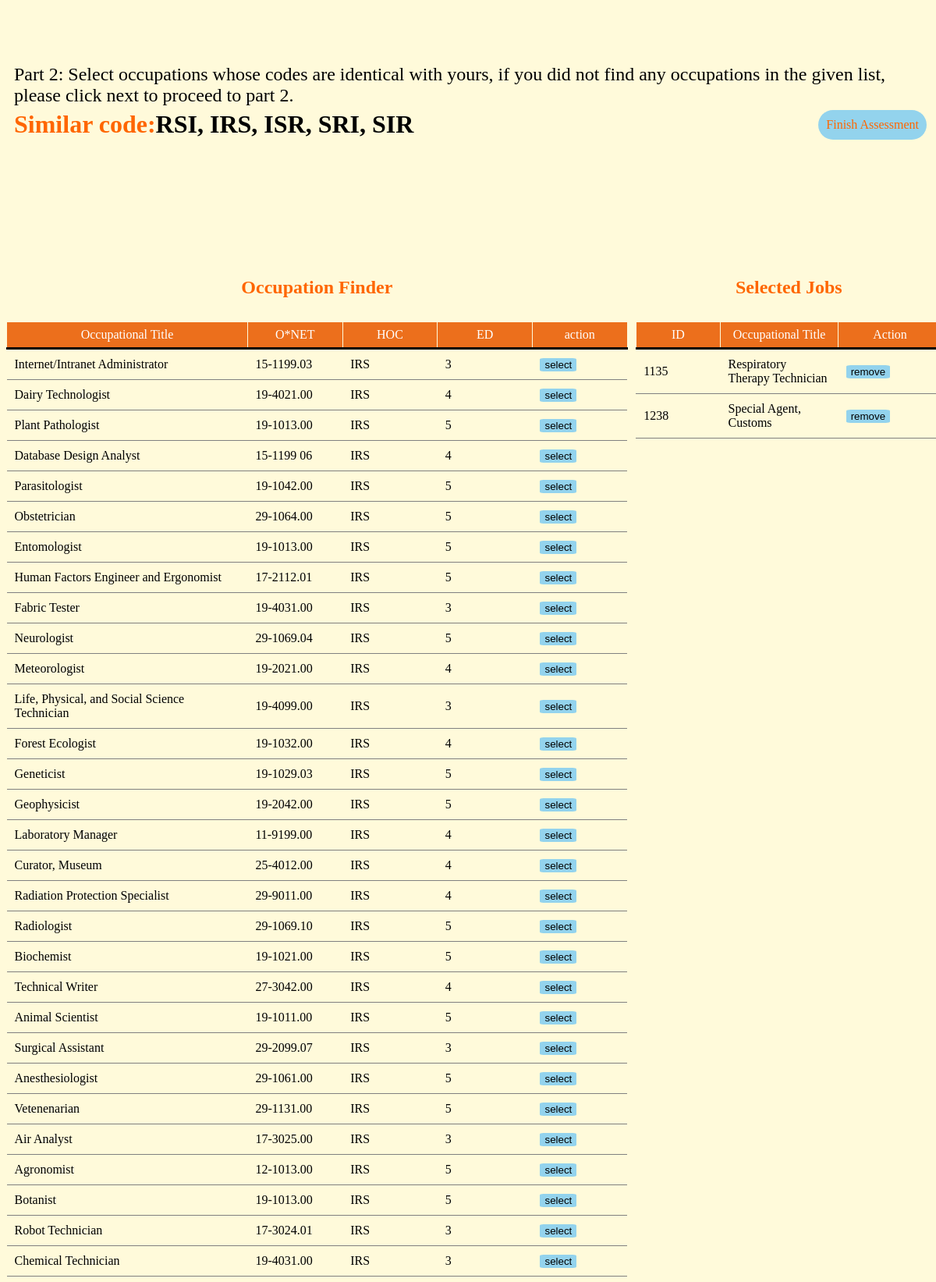
Screenshot of /assessment/selectJob2.php (signed in, upper part) with the database file from the repository.
### tables this page shows
CREATE TABLE `jobs` (
  `id` int(11) NOT NULL,
  `jobName` varchar(75) NOT NULL,
  `onet` varchar(15) NOT NULL,
  `jobCode` varchar(5) NOT NULL,
  `ed` varchar(3) NOT NULL
);

CREATE TABLE `selectedjobs2` (
  `id` int(11) NOT NULL,
  `job_id` int(11) NOT NULL,
  `student_id` int(11) NOT NULL
);

### assessment/showJob2.php (called while the page is built)
<?php
$id = $_SESSION['user_id'];
$sql = "SELECT code FROM stud_code WHERE student_id = $id";
$result = mysqli_query($conn, $sql);
$row = mysqli_fetch_assoc($result);
$studCode = $row['code'];
if(strlen($studCode) > 3) {
    $code = explode(" ", $studCode);
    $arrayCode = array_slice($code, 0, 3);
    list($letter1, $letter2, $letter3) = $arrayCode;
    $combi1 = array($letter1, $letter3, $letter2);
    $combination1 = implode("", $combi1);
    $combi2 = array($letter2, $letter1, $letter3);
    $combination2 = implode("", $combi2);
    $combi3 = array($letter2, $letter3, $letter1);
    $combination3 = implode("", $combi3);
    $combi4 = array($letter3, $letter1, $letter2);
    $combination4 = implode("", $combi4);
    $combi5 = array($letter3, $letter2, $letter1);
    $combination5 = implode("", $combi5);
}
$sql = "SELECT * FROM jobs WHERE jobCode = '$combination1' or jobCode = '$combination2'
or jobCode = '$combination3' or jobCode = '$combination4'
or jobCode = '$combination5' ORDER BY jobCode";
$result = mysqli_query($conn, $sql);
?>

### assessment/selectJob2.php (the view, shortened to what this page needs)
<?php
require "../config/db.php";
require_once "showJob2.php";
?>
<!DOCTYPE html>
<html lang="en">
<head>
    <link rel="stylesheet" href="assessment.css">
</head>
<body>
    <div class="container-h">
        <p>Part 2: Select occupations whose codes are identical with yours, if you did not find any occupations
        in the given list, please click next to proceed to part 2. </p>
    <div class="container-h-grp">
        <div class="grp1">
            <div class="h-text">Similar code:</div>
            <div class="x-text"><span><?php echo $combination1?></span>,
            <span><?php echo $combination2?></span>,
            <span><?php echo $combination3?></span>,
            <span><?php echo $combination4?></span>,
            <span><?php echo $combination5?></span>
        </div>
    </div>
    <div class="grp2">
        <a href="../studentPage.php">
            <div class="btn-view">
                    Finish Assessment
            </div>
        </a>
    </div>
    </div>
    </div>
    <?php  include "showJob2.php";
    if(mysqli_num_rows($result) > 0) {
    ?>
    <div class="container-left">
        <div class="heading">Occupation Finder</div>
        <table class="tb">
            <thead>
                <tr>
                    <th>Occupational Title</th>
                    <th>O*NET</th>
                    <th>HOC</th>
                    <th>ED</th>
                    <th>action</th>
                </tr>
            </thead>
            <?php
                while($row = mysqli_fetch_assoc($result)) {
                    $jobID = $row['id'];
                    $jobName = $row['jobName'];
                    $onet = $row['onet'];
                    $jobCode = $row['jobCode'];
                    $ed = $row['ed'];
            ?>
            <tbody>
                <tr>
                    <td><?php echo $jobName;?></td>
                    <td><?php echo $onet;?></td>
                    <td><?php echo $jobCode;?></td>
                    <td><?php echo $ed;?></td>
                    <td>
                        <a href="pickJob2.php?id=<?=$jobID?>"><button class="btn-sel">select</button>
                    </td>
                </tr>
            <?php
                }
            ?>
        </table>
    </div>
    <?php
        }
    $sql = "SELECT * FROM jobs INNER JOIN selectedjobs2 ON jobs.id = selectedjobs2.job_id WHERE student_id = $id";
        $result = mysqli_query($conn, $sql);
        if(mysqli_num_rows($result) > 0) {
    ?>
    <div class="container-right">
        <div class="heading">Selected Jobs</div>
            <table class="tb">
                <thead>
                    <tr>
                        <th>ID</th>
                        <th>Occupational Title</th>
                        <th>Action</th>
                    </tr>
                </thead>
                <?php
                    while($row = mysqli_fetch_assoc($result)) {
                        $jobID = $row['job_id'];
                        $jobName = $row['jobName'];
                        ?>
                        <tbody>
                            <tr>
                                <td><?php echo $jobID?></td>
                                <td><?php echo $jobName;?></td>
                                <td>
                                <a href="removeJob2.php?id=<?=$jobID?>"><button class="btn-sel">remove</button></td>
                            </tr>
                        </tbody>
                        <?php
                    }
                ?>
            </table>
    </div>
    <?php
        }
    ?>
</body>
</html>

### assessment/assessment.css (style rules this page uses)
* { text-decoration: none; }
body { background-color: #fffada; width: 100%; height: 100vh; display: grid; grid-template-columns: repeat(12, 1fr); grid-template-rows: repeat(12, 1fr); gap: 10px; }
.h-text { color: #ff6600; font-weight: bold; font-size: 2rem; }
.container-h { grid-column: 1/ span 12; margin: 50px 10px 10px 10px; }
.container-h-grp { display:flex; width: 100%; }
.grp1 { display: flex; float: left; }
.grp2 { display: flex; margin-left: auto; margin-right: 10px; }
.container-h p { margin-bottom: 5px; font-size: 1.5rem; }
.container-left { grid-column: 1/ span 8; grid-row: 2/ span 10; overflow-y: auto; }
.container-right { grid-column: 9/ span 4; grid-row: 2/ span 10; overflow-y: auto; }
.container-left thead th , h2 { position: sticky; top: 0; }
.container-right thead th , h2 { position: sticky; top: 0; }
.tb { width: 100%; margin: 30px auto; border-collapse: collapse; }
.tb th { background-color: #ec6f1c; color: #fff; width: 10%; height: 30px; border: 1px solid #fffada; font-weight: normal; border-bottom: 3px solid #000; }
.tb td { justify-content: start; padding: 10px; border-bottom: 1px solid #808080; }
.heading { text-align: center; font-size: 1.5rem; margin-top: 10px; color: #ff6600; font-weight: bold; }
.btn-sel { background-color: #93d3ed; border: none; border-radius: 10%; }
.btn-view { width: fit-content; border: none; border-radius: 30px; background-color: #93d3ed; padding: 10px; color: #ff6600; }
.x-text { font-size: 2rem; font-weight: bold; }

### rows the page displays
jobs: jobName "Internet/Intranet Administrator", onet "15-1199.03", jobCode "IRS", ed "3"
jobs: jobName "Dairy Technologist", onet "19-4021.00", jobCode "IRS", ed "4"
jobs: jobName "Plant Pathologist", onet "19-1013.00", jobCode "IRS", ed "5"
jobs: jobName "Database Design Analyst", onet "15-1199 06", jobCode "IRS", ed "4"
jobs: jobName "Parasitologist", onet "19-1042.00", jobCode "IRS", ed "5"
jobs: jobName "Obstetrician", onet "29-1064.00", jobCode "IRS", ed "5"
jobs: jobName "Entomologist", onet "19-1013.00", jobCode "IRS", ed "5"
jobs: jobName "Human Factors Engineer and Ergonomist", onet "17-2112.01", jobCode "IRS", ed "5"
jobs: jobName "Fabric Tester", onet "19-4031.00", jobCode "IRS", ed "3"
jobs: jobName "Neurologist", onet "29-1069.04", jobCode "IRS", ed "5"
jobs: jobName "Meteorologist", onet "19-2021.00", jobCode "IRS", ed "4"
jobs: jobName "Life, Physical, and Social Science Technician", onet "19-4099.00", jobCode "IRS", ed "3"
jobs: jobName "Forest Ecologist", onet "19-1032.00", jobCode "IRS", ed "4"
jobs: jobName "Geneticist", onet "19-1029.03", jobCode "IRS", ed "5"
jobs: jobName "Geophysicist", onet "19-2042.00", jobCode "IRS", ed "5"
jobs: jobName "Laboratory Manager", onet "11-9199.00", jobCode "IRS", ed "4"
jobs: jobName "Curator, Museum", onet "25-4012.00", jobCode "IRS", ed "4"
jobs: jobName "Radiation Protection Specialist", onet "29-9011.00", jobCode "IRS", ed "4"
jobs: jobName "Radiologist", onet "29-1069.10", jobCode "IRS", ed "5"
jobs: jobName "Biochemist", onet "19-1021.00", jobCode "IRS", ed "5"
jobs: jobName "Technical Writer", onet "27-3042.00", jobCode "IRS", ed "4"
jobs: jobName "Animal Scientist", onet "19-1011.00", jobCode "IRS", ed "5"
jobs: jobName "Surgical Assistant", onet "29-2099.07", jobCode "IRS", ed "3"
jobs: jobName "Anesthesiologist", onet "29-1061.00", jobCode "IRS", ed "5"
jobs: jobName "Vetenenarian", onet "29-1131.00", jobCode "IRS", ed "5"
jobs: jobName "Air Analyst", onet "17-3025.00", jobCode "IRS", ed "3"
jobs: jobName "Agronomist", onet "12-1013.00", jobCode "IRS", ed "5"
jobs: jobName "Botanist", onet "19-1013.00", jobCode "IRS", ed "5"
jobs: jobName "Robot Technician", onet "17-3024.01", jobCode "IRS", ed "3"
jobs: jobName "Chemical Technician", onet "19-4031.00", jobCode "IRS", ed "3"
selectedjobs2: job "1135", job.jobName "Respiratory Therapy Technician"
selectedjobs2: job "1238", job.jobName "Special Agent, Customs"

### other values shown
$combination1 "RSI"
$combination2 "IRS"
$combination3 "ISR"
$combination4 "SRI"
$combination5 "SIR"
